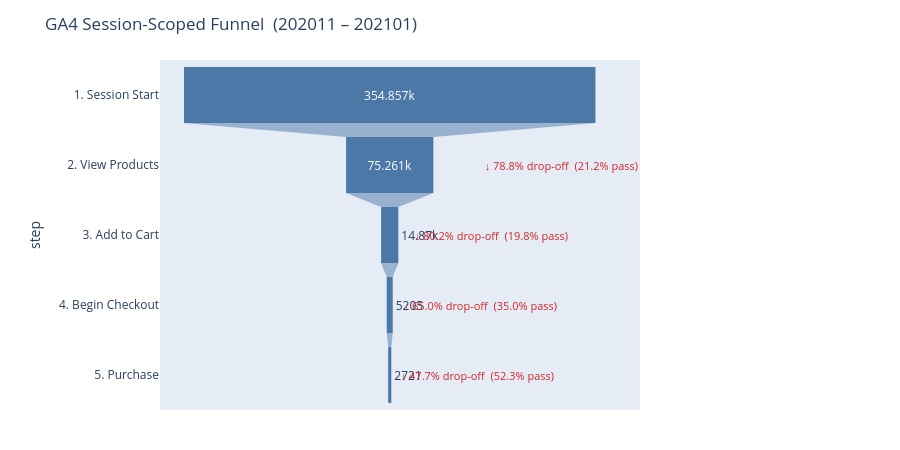

Here is the notebook cell this chart was saved with:
### Code cell
# ── Section 3b: Funnel metrics + Plotly visualization ─────────────────────
# Human-readable step labels aligned with GA4 funnel stage names.
step_labels = [
    "1. Session Start",
    "2. View Products",
    "3. Add to Cart",
    "4. Begin Checkout",
    "5. Purchase",
]
# Column names returned by the sequential CTE in session_funnel_sql.
step_cols = [
    "step1_sessions", "step2_view_item", "step3_add_to_cart",
    "step4_begin_checkout", "step5_purchase",
]

# Build a tidy funnel table for display and downstream LLM context (Section 10).
funnel_df = pd.DataFrame({
    "step":  step_labels,
    "sessions": [int(funnel_raw[c].iloc[0]) for c in step_cols],
})
# step_cvr: conversion from the previous step (% who advanced one stage).
funnel_df["step_cvr"]    = (funnel_df["sessions"] / funnel_df["sessions"].shift(1) * 100).round(1)
# overall_cvr: conversion from session start (% still in funnel at this step).
funnel_df["overall_cvr"] = (funnel_df["sessions"] / funnel_df["sessions"].iloc[0] * 100).round(1)
# drop_off: 100 - step_cvr — share lost between adjacent steps.
funnel_df["drop_off"]    = (100 - funnel_df["step_cvr"]).round(1)

print("Session funnel with conversion rates:")
display(funnel_df)

# Funnel chart: width of each stage = remaining sessions.
fig = px.funnel(
    funnel_df, x="sessions", y="step",
    title=f"GA4 Session-Scoped Funnel  ({DATE_START[:6]} – {DATE_END[:6]})",
    color_discrete_sequence=["#4C78A8"],
)
# Annotate each transition with drop-off % and step conversion (skip top of funnel).
for i, row in funnel_df.iterrows():
    if i == 0:
        continue
    fig.add_annotation(
        x=row["sessions"], y=row["step"],
        text=f"  ↓ {row['drop_off']}% drop-off  ({row['step_cvr']}% pass)",
        showarrow=False, xanchor="left",
        font=dict(size=11, color="#d62728"),
    )
fig.update_layout(height=450, margin=dict(l=160, r=260, t=60, b=40))
fig.show()

### Figure 1 — Plotly figure (JSON) as saved in the notebook; plotly's stock layout.template omitted (floating-point values rounded to 4 significant figures)
{"data": [{"hovertemplate": "sessions=%{x}<br>step=%{y}<extra></extra>", "legendgroup": "", "marker": {"color": "#4C78A8"}, "name": "", "orientation": "h", "showlegend": false, "type": "funnel", "x": [354857, 75261, 14870, 5205, 2721], "xaxis": "x", "y": ["1. Session Start", "2. View Products", "3. Add to Cart", "4. Begin Checkout", "5. Purchase"], "yaxis": "y"}], "layout": {"annotations": [{"font": {"color": "#d62728", "size": 11}, "showarrow": false, "text": "  ↓ 78.8% drop-off  (21.2% pass)", "x": 75261, "xanchor": "left", "y": "2. View Products"}, {"font": {"color": "#d62728", "size": 11}, "showarrow": false, "text": "  ↓ 80.2% drop-off  (19.8% pass)", "x": 14870, "xanchor": "left", "y": "3. Add to Cart"}, {"font": {"color": "#d62728", "size": 11}, "showarrow": false, "text": "  ↓ 65.0% drop-off  (35.0% pass)", "x": 5205, "xanchor": "left", "y": "4. Begin Checkout"}, {"font": {"color": "#d62728", "size": 11}, "showarrow": false, "text": "  ↓ 47.7% drop-off  (52.3% pass)", "x": 2721, "xanchor": "left", "y": "5. Purchase"}], "height": 450, "legend": {"tracegroupgap": 0}, "margin": {"b": 40, "l": 160, "r": 260, "t": 60}, "title": {"text": "GA4 Session-Scoped Funnel  (202011 – 202101)"}, "xaxis": {"anchor": "y", "domain": [0.0, 1.0], "title": {"text": "sessions"}}, "yaxis": {"anchor": "x", "domain": [0.0, 1.0], "title": {"text": "step"}}}}
